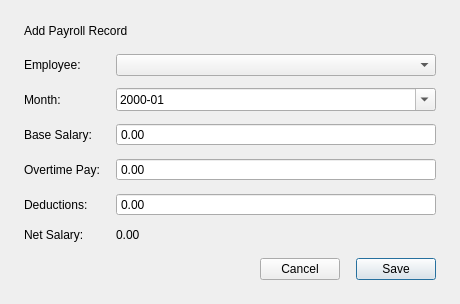
<?xml version='1.0' encoding='UTF-8'?>
<ui version="4.0">
 <class>Dialog</class>
 <widget class="QDialog" name="Dialog">
  <property name="geometry">
   <rect>
    <x>0</x>
    <y>0</y>
    <width>460</width>
    <height>100</height>
   </rect>
  </property>
  <property name="windowTitle">
   <string>Add Payroll Record</string>
  </property>
  <property name="modal">
   <bool>true</bool>
  </property>
  <layout class="QVBoxLayout" name="layoutMain">
   <property name="leftMargin">
    <number>24</number>
   </property>
   <property name="topMargin">
    <number>24</number>
   </property>
   <property name="rightMargin">
    <number>24</number>
   </property>
   <property name="bottomMargin">
    <number>24</number>
   </property>
   <property name="spacing">
    <number>16</number>
   </property>
   <item>
    <widget class="QLabel" name="labelTitle">
     <property name="text">
      <string>Add Payroll Record</string>
     </property>
    </widget>
   </item>
   <item>
    <layout class="QFormLayout" name="formLayout">
     <property name="horizontalSpacing">
      <number>16</number>
     </property>
     <property name="verticalSpacing">
      <number>12</number>
     </property>
     <property name="fieldGrowthPolicy">
      <enum>QFormLayout::AllNonFixedFieldsGrow</enum>
     </property>
     <item row="0" column="0">
      <widget class="QLabel" name="label_0">
       <property name="text">
        <string>Employee:</string>
       </property>
      </widget>
     </item>
     <item row="0" column="1">
      <widget class="QComboBox" name="comboEmployee" />
     </item>
     <item row="1" column="0">
      <widget class="QLabel" name="label_1">
       <property name="text">
        <string>Month:</string>
       </property>
      </widget>
     </item>
     <item row="1" column="1">
      <widget class="QDateEdit" name="dateEditMonth">
       <property name="displayFormat">
        <string>yyyy-MM</string>
       </property>
       <property name="calendarPopup">
        <bool>true</bool>
       </property>
      </widget>
     </item>
     <item row="2" column="0">
      <widget class="QLabel" name="label_2">
       <property name="text">
        <string>Base Salary:</string>
       </property>
      </widget>
     </item>
     <item row="2" column="1">
      <widget class="QDoubleSpinBox" name="spinBase">
       <property name="maximum">
        <double>99999999</double>
       </property>
       <property name="decimals">
        <number>2</number>
       </property>
       <property name="singleStep">
        <double>100</double>
       </property>
       <property name="buttonSymbols">
        <enum>QAbstractSpinBox::NoButtons</enum>
       </property>
       <property name="alignment">
        <set>Qt::AlignLeading|Qt::AlignLeft|Qt::AlignVCenter</set>
       </property>
      </widget>
     </item>
     <item row="3" column="0">
      <widget class="QLabel" name="label_3">
       <property name="text">
        <string>Overtime Pay:</string>
       </property>
      </widget>
     </item>
     <item row="3" column="1">
      <widget class="QDoubleSpinBox" name="spinOvertime">
       <property name="maximum">
        <double>99999999</double>
       </property>
       <property name="decimals">
        <number>2</number>
       </property>
       <property name="singleStep">
        <double>100</double>
       </property>
       <property name="buttonSymbols">
        <enum>QAbstractSpinBox::NoButtons</enum>
       </property>
       <property name="alignment">
        <set>Qt::AlignLeading|Qt::AlignLeft|Qt::AlignVCenter</set>
       </property>
      </widget>
     </item>
     <item row="4" column="0">
      <widget class="QLabel" name="label_4">
       <property name="text">
        <string>Deductions:</string>
       </property>
      </widget>
     </item>
     <item row="4" column="1">
      <widget class="QDoubleSpinBox" name="spinDeductions">
       <property name="maximum">
        <double>99999999</double>
       </property>
       <property name="decimals">
        <number>2</number>
       </property>
       <property name="singleStep">
        <double>100</double>
       </property>
       <property name="buttonSymbols">
        <enum>QAbstractSpinBox::NoButtons</enum>
       </property>
       <property name="alignment">
        <set>Qt::AlignLeading|Qt::AlignLeft|Qt::AlignVCenter</set>
       </property>
      </widget>
     </item>
     <item row="5" column="0">
      <widget class="QLabel" name="label_5">
       <property name="text">
        <string>Net Salary:</string>
       </property>
      </widget>
     </item>
     <item row="5" column="1">
      <widget class="QLabel" name="labelNetValue">
       <property name="text">
        <string>0.00</string>
       </property>
      </widget>
     </item>
    </layout>
   </item>
   <item>
    <layout class="QHBoxLayout" name="layoutButtons">
     <item>
      <spacer name="spacerButtons">
       <property name="orientation">
        <enum>Qt::Horizontal</enum>
       </property>
       <property name="sizeHint" stdset="0">
        <size>
         <width>40</width>
         <height>20</height>
        </size>
       </property>
      </spacer>
     </item>
     <item>
      <widget class="QPushButton" name="buttonCancel">
       <property name="text">
        <string>Cancel</string>
       </property>
      </widget>
     </item>
     <item>
      <widget class="QPushButton" name="buttonSave">
       <property name="text">
        <string>Save</string>
       </property>
       <property name="default">
        <bool>true</bool>
       </property>
      </widget>
     </item>
    </layout>
   </item>
  </layout>
 </widget>
 <resources />
 <connections />
</ui>
